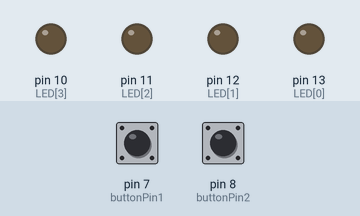
The sketch below on a simulated Arduino Uno, built with avr-gcc and run on an emulated ATmega328P. Shown: output pins drawn as LEDs (lit = HIGH). The inputs (shaded band) are chosen by the test bench; at power-on: pin 7 (buttonPin1) LOW, pin 8 (buttonPin2) LOW.

Above: at 1.2 s.
1.3 s: pin 7 (buttonPin1) pulled HIGH for 0.15 s
At 1.6 s:
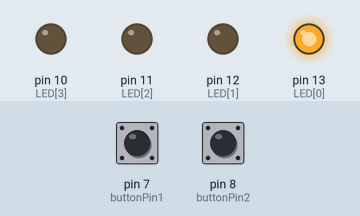
4.4 s: pin 7 (buttonPin1) pulled HIGH for 1 s
At 6.6 s:
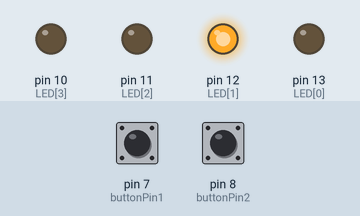
8.4 s: pin 7 (buttonPin1) pulled HIGH for 3.2 s
At 11.6 s:
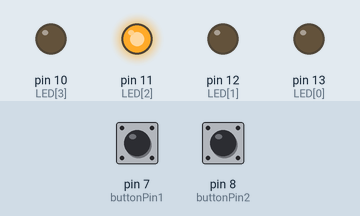
Timing chart, 0 to 14.8 s (numbered marks = the images above; inputs shaded):
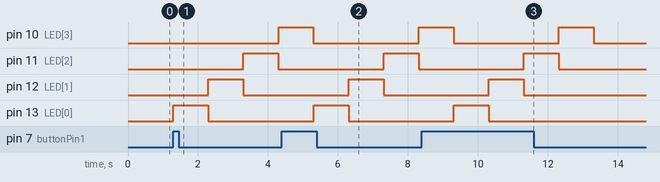

Measured:
- after the input at 1.3 s, pin 10 (LED[3]): LOW → HIGH after 3.0 s; pin 11 (LED[2]): LOW → HIGH after 2.0 s, → LOW 1.0 s later; pin 12 (LED[1]): LOW → HIGH after 1.0 s, → LOW 1.0 s later; pin 13 (LED[0]): LOW → HIGH at once, → LOW 1.0 s later
- after the input at 4.4 s, pin 11 (LED[2]): LOW → HIGH after 2.9 s, → LOW 1.0 s later; pin 12 (LED[1]): LOW → HIGH after 1.9 s, → LOW 1.0 s later; pin 13 (LED[0]): LOW → HIGH after 0.90 s, → LOW 1.0 s later
- after the input at 8.4 s, pin 11 (LED[2]): LOW → HIGH after 2.9 s, → LOW 1.0 s later; pin 12 (LED[1]): LOW → HIGH after 1.9 s, → LOW 1.0 s later; pin 13 (LED[0]): LOW → HIGH after 0.90 s, → LOW 1.0 s later

The sketch:

Button_pattern1.ino
```cpp
int buttonPin1 = 7;
int buttonPin2 = 8;
int LED[4] = {13,12,11,10};

void setup()
{
pinMode(buttonPin1, INPUT);
pinMode(buttonPin2, INPUT);
for( int cnt=0 ; cnt<4; cnt++)
{
    pinMode (LED[cnt], OUTPUT);
  }
}

void loop()
{
if (digitalRead(buttonPin1)==HIGH)
{
for( int cnt=0 ; cnt<4; cnt++)
{
digitalWrite(LED[cnt],HIGH);
delay(1000);
digitalWrite(LED[cnt],LOW);
}
}
else if (digitalRead(buttonPin2)==HIGH)
{
for (int cnt=3; cnt>=0; cnt--)
{
  digitalWrite(LED[cnt],HIGH);
  delay(1000);
  digitalWrite(LED[cnt],LOW);
}
}
}
```
